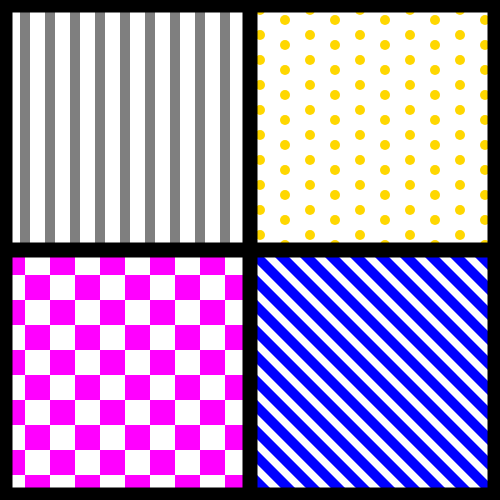
Frame 1 (no input)
Frame 60 (no input): identical to frame 1, image omitted
Frame 120 (the mouse pressed at the canvas centre since frame 60): identical to frame 1, image omitted

The p5.js sketch that drew this single still picture (run headless with seeded random() and noise() and a simulated clock; from frame 60 on, the mouse is pressed at the canvas centre):

// p5.js sketch
// ── sketch.js
function setup() {
  createCanvas(500, 500);
}

function draw() {
  background(255);

  // top-left quadrant
  stroke(127);
  strokeWeight(10);
  for (let posX = 0; posX < 10; posX++) {
    line(posX * 25, 0, posX * 25, height / 2);
  }

  // top-right quadrant
  noStroke();
  fill("#ffd700");

  for (let posX = 0; posX < 10; posX++) {
    for (let posY = 0; posY < 10; posY++) {
      if (posX % 2 == 0) {
        // posX is an even number
        circle(posX * 25 + width / 2 + 10, posY * 25 + 10, 10);
      } else {
        // posX is an odd number
        circle(posX * 25 + width / 2 + 10, posY * 25 + 10 + 10, 10);
      }
    }
  }

  // bottom-left quadrant
  noStroke();
  fill("fuchsia");

  for (let posX = 0; posX < 10; posX++) {
    for (let posY = 0; posY < 5; posY++) {
      // Offset y-position every other column
      if (posX % 2 == 0) {
        square(posX * 25, posY * 50 + height / 2, 25);
      } else {
        square(posX * 25, posY * 50 + 25 + height / 2, 25);
      }
    }
  }

  // bottom-right
  stroke(0, 0, 255);
  strokeWeight(10);

  for (let posX = 0; posX < 10; posX++) {
    // Left half
    line(width / 2, height - posX * 25, width / 2 + posX * 25, height);
    // Right half
    line(width / 2 + posX * 25, height / 2, width, height - posX * 25);
  }

  // Draw black borders
  stroke(0);
  strokeWeight(15);
  line(0, 5, width, 5);
  line(0, height - 5, width, height - 5);
  line(5, 0, 5, height);
  line(width - 5, 0, width - 5, height);
  line(width / 2, 0, width / 2, height);
  line(0, height / 2, width, height / 2);
}

// ── style.css
html,
body {
  margin: auto;
  padding: 0;
  display: flex;
  align-items: center;
  justify-content: center;
  height: 100vh;
}

canvas {
  display: block;
}
